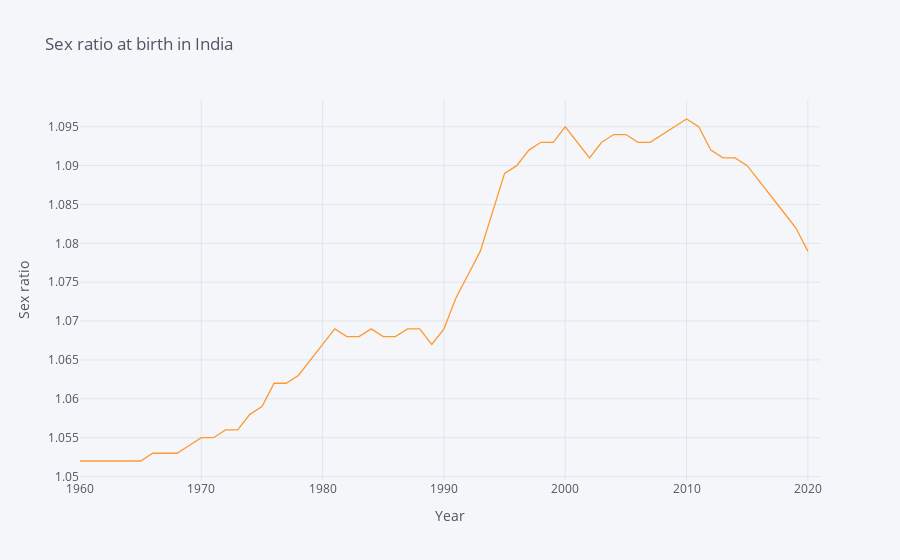

Source (notebook cell):
### Code cell
IND_Sex_ratio = {"SP.POP.BRTH.MF" : "Sex ratio at birth (male births per female births)"}
IND_Sex_ratio_Brith = wbdata.get_dataframe(IND_Sex_ratio, country="IND")
IND_Sex_ratio_Brith.index = IND_Sex_ratio_Brith.index.astype(int)

IND_Sex_ratio_Brith.iplot(title="Sex ratio at birth in India",yTitle='Sex ratio',xTitle='Year')

### Figure 1 — Plotly figure (JSON) as saved in the notebook; plotly's stock layout.template omitted (floating-point values rounded to 4 significant figures)
{"data": [{"line": {"color": "rgba(255, 153, 51, 1.0)", "dash": "solid", "shape": "linear", "width": 1.3}, "mode": "lines", "name": "Sex ratio at birth (male births per female births)", "text": "", "type": "scatter", "x": [2021, 2020, 2019, 2018, 2017, 2016, 2015, 2014, 2013, 2012, 2011, 2010, 2009, 2008, 2007, 2006, 2005, 2004, 2003, 2002, 2001, 2000, 1999, 1998, 1997, 1996, 1995, 1994, 1993, 1992, 1991, 1990, 1989, 1988, 1987, 1986, 1985, 1984, 1983, 1982, 1981, 1980, 1979, 1978, 1977, 1976, 1975, 1974, 1973, 1972, 1971, 1970, 1969, 1968, 1967, 1966, 1965, 1964, 1963, 1962, 1961, 1960], "y": ["", 1.079, 1.082, 1.084, 1.086, 1.088, 1.09, 1.091, 1.091, 1.092, 1.095, 1.096, 1.095, 1.094, 1.093, 1.093, 1.094, 1.094, 1.093, 1.091, 1.093, 1.095, 1.093, 1.093, 1.092, 1.09, 1.089, 1.084, 1.079, 1.076, 1.073, 1.069, 1.067, 1.069, 1.069, 1.068, 1.068, 1.069, 1.068, 1.068, 1.069, 1.067, 1.065, 1.063, 1.062, 1.062, 1.059, 1.058, 1.056, 1.056, 1.055, 1.055, 1.054, 1.053, 1.053, 1.053, 1.052, 1.052, 1.052, 1.052, 1.052, 1.052]}], "layout": {"legend": {"bgcolor": "#F5F6F9", "font": {"color": "#4D5663"}}, "paper_bgcolor": "#F5F6F9", "plot_bgcolor": "#F5F6F9", "title": {"font": {"color": "#4D5663"}, "text": "Sex ratio at birth in India"}, "xaxis": {"gridcolor": "#E1E5ED", "showgrid": true, "tickfont": {"color": "#4D5663"}, "title": {"font": {"color": "#4D5663"}, "text": "Year"}, "zerolinecolor": "#E1E5ED"}, "yaxis": {"gridcolor": "#E1E5ED", "showgrid": true, "tickfont": {"color": "#4D5663"}, "title": {"font": {"color": "#4D5663"}, "text": "Sex ratio"}, "zerolinecolor": "#E1E5ED"}}}
